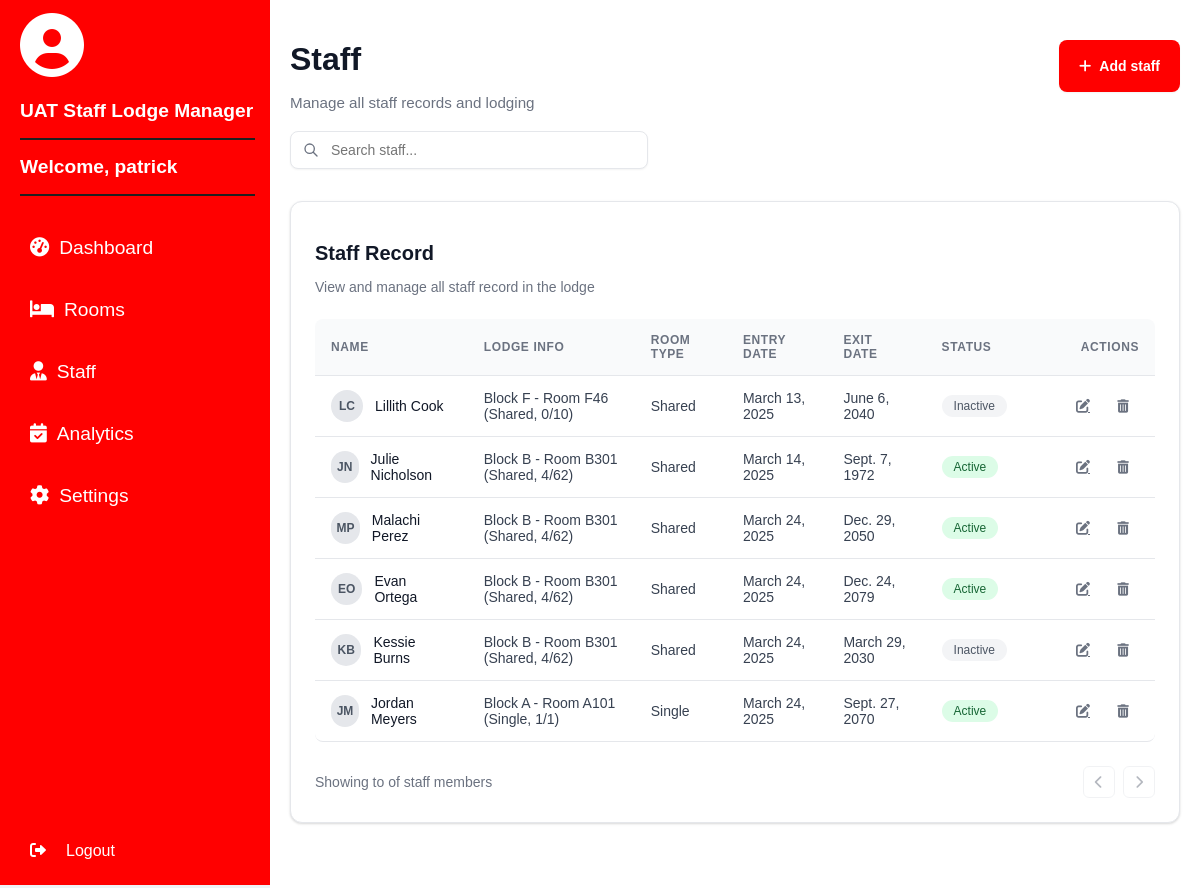
Screenshot of /staff-room/ (signed in) with the database file from the repository.
### home/models.py (models this page shows, shortened)
class Staff(models.Model):
    STATUS = [
        ('Active', 'Active'),
        ('Pending', 'Pending'),
        ('Inactive', 'Inactive'),
    ]
    ROOM_TYPES = [
        ('Single', 'Single'),
        ('Shared', 'Shared'),
    ]
    name = models.CharField(max_length=70)
    room_type = models.CharField(max_length=10, choices=ROOM_TYPES)
    room_number = models.ForeignKey(Room, on_delete=models.SET_NULL, null=True, blank=True)
    date_entry = models.DateField(auto_now_add=True)
    date_exit = models.DateField()
    status = models.CharField(max_length=10, choices=STATUS)

class Room(models.Model):
    ROOM_TYPES = [
        ('Single', 'Single'),
        ('Shared', 'Shared'),
    ]
    building = models.CharField(max_length=50)  # Manually entered building block
    room_number = models.CharField(max_length=10, unique=True)  # Manually entered room number
    room_type = models.CharField(max_length=10, choices=ROOM_TYPES)
    capacity = models.IntegerField()
    occupied = models.IntegerField(default=0)  # Tracks current number of students in the room
    def __str__(self):
        return f"{self.building} - Room {self.room_number} ({self.room_type}, {self.occupied}/{self.capacity})"

### home/views.py (the view)
# urls.py: path('staff-room/', views.staff_room, name='staff-room'),
def staff_room(request):
    staff_list = Staff.objects.all()
    return render(request, 'staff-room.html', {'staff_list': staff_list})

### home/templates/staff-room.html (shortened to what this page needs)
{% load static %}
<!DOCTYPE html>
<html lang="en">
  <head>
    <link rel="stylesheet" href="{% static 'css/staff-room.css' %}" />
    <link
      rel="stylesheet"
      href="https://cdnjs.cloudflare.com/ajax/libs/font-awesome/6.0.0/css/all.min.css"
    />
  </head>
  <body>
    <div class="dashboard-container">
      <div class="sidebar">
        <div class="sidebar-header">
          <div class="profile-pic">
            <i class="fas fa-user-circle"></i>
          </div>
          <h2>UAT Staff Lodge Manager</h2>
          <hr />
          <h2>Welcome, {{ user.username }}</h2>
          <hr />
        </div>
        <nav>
          <ul>
            <li>
              <a href="{% url 'dashboard' %}"
                ><i class="fas fa-tachometer-alt"></i> Dashboard</a
              >
            </li>
            <li>
              <a href="{% url 'admin-room' %}"
                ><i class="fas fa-bed"></i> Rooms</a
              >
            </li>
            <li>
              <a href="{% url 'staff-room' %}"
                ><i class="fas fa-user-tie"></i> Staff</a
              >
            </li>
            <li>
              <a href="#"><i class="fas fa-calendar-check"></i> Analytics</a>
            </li>
            <li>
              <a href="#"><i class="fas fa-cog"></i> Settings</a>
            </li>
          </ul>
        </nav>
        <div class="logout">
          <a href="{% url 'admin-logout' %}" class="logout-btn">
            <i class="fas fa-sign-out-alt"></i> Logout
          </a>
        </div>
      </div>
      <div class="main-content">
        <div class="title-header">
          <div class="title-text">
            <h1>Staff</h1>
            <p>Manage all staff records and lodging</p>
            <div class="search-container">
              <input
                type="text"
                class="search-bar"
                id="search-bar"
                placeholder="Search staff..."
              />
            </div>
          </div>
          <div class="btn-container">
            <a href="{% url 'add_staff' %}" class="btn" target="_blank"> <i class="fa fa-add"></i> Add staff </a>
          </div>
        </div>
        <div class="table-container">
          <h2>Staff Record</h2>
          <p>View and manage all staff record in the lodge</p>
          <table>
            <thead>
              <tr>
                <th>Name</th>
                <th>Lodge Info</th>
                <th>Room Type</th>
                <th>Entry Date</th>
                <th>Exit Date</th>
                <th>Status</th>
                <th class="actions">Actions</th>
              </tr>
            </thead>
            <tbody>
              {% if staff_list %} {% for staff in staff_list %}
              <tr>
                <td>
                  <div class="staff-avatar">
                    {{ staff.name.0 }}{{ staff.name.split.1.0 }}
                  </div>
                  <div class="staff-info">
                    <span class="staff-name">{{ staff.name }}</span>
                  </div>
                </td>
                <td>{{ staff.room_number }}</td>
                <td>{{ staff.room_type }}</td>
                <td>{{ staff.date_entry }}</td>
                <td>{{ staff.date_exit }}</td>
                <td>
                  {% if staff.status == 'Active' %}
                  <span class="status-badge status-active">Active</span>
                  {% elif staff.status == 'Inactive' %}
                  <span class="status-badge status-inactive">Inactive</span>
                  {% else %}
                  <span class="status-badge status-pending">Pending</span>
                  {% endif %}
                </td>
                <td>
                  <div class="action-buttons">
                    <a
                      href="{% url 'edit-staff' staff.name%}"
                      class="action-btn edit"
                    >
                      <i class="fas fa-edit"></i>
                    </a>
                    <form
                      action="{% url 'delete-staff' staff.name %}"
                      method="POST"
                      style="display: inline"
                    >
                      <button
                        type="submit"
                        onclick="return confirm('Are you sure you want to delete this staff record?');"
                        class="action-btn delete"
                      >
                        <i class="fas fa-trash-alt"></i>
                      </button>
                    </form>
                  </div>
                </td>
              </tr>
              {% endfor %} {% endif %}
            </tbody>
          </table>
          {% if staff_list %}
          <div class="pagination">
            <div class="pagination-info">
              Showing <strong>{{ page_obj.start_index }}</strong> to
              <strong>{{ page_obj.end_index }}</strong> of
              <strong>{{ paginator.count }}</strong> staff members
            </div>
            <div class="pagination-controls">
              {% if page_obj.has_previous %}
              <a
                href="?page={{ page_obj.previous_page_number }}"
                class="pagination-btn"
              >
                <i class="fas fa-chevron-left"></i>
              </a>
              {% else %}
              <button class="pagination-btn disabled">
                <i class="fas fa-chevron-left"></i>
              </button>
              {% endif %}
              {% if page_obj.has_next %}
              <a
                href="?page={{ page_obj.next_page_number }}"
                class="pagination-btn"
              >
                <i class="fas fa-chevron-right"></i>
              </a>
              {% else %}
              <button class="pagination-btn disabled">
                <i class="fas fa-chevron-right"></i>
              </button>
              {% endif %}
            </div>
          </div>
          {% endif %}
        </div>
      </div>
    </div>
  </body>
</html>

### rows the page displays
Staff: name.0 "L", name.split.1.0 "C", name "Lillith Cook", room_number "Block F - Room F46 (Shared, 0/10)", room_type "Shared", date_entry "March 13, 2025", date_exit "June 6, 2040", status "Inactive"
Staff: name.0 "J", name.split.1.0 "N", name "Julie Nicholson", room_number "Block B - Room B301 (Shared, 4/62)", room_type "Shared", date_entry "March 14, 2025", date_exit "Sept. 7, 1972", status "Active"
Staff: name.0 "M", name.split.1.0 "P", name "Malachi Perez", room_number "Block B - Room B301 (Shared, 4/62)", room_type "Shared", date_entry "March 24, 2025", date_exit "Dec. 29, 2050", status "Active"
Staff: name.0 "E", name.split.1.0 "O", name "Evan Ortega", room_number "Block B - Room B301 (Shared, 4/62)", room_type "Shared", date_entry "March 24, 2025", date_exit "Dec. 24, 2079", status "Active"
Staff: name.0 "K", name.split.1.0 "B", name "Kessie Burns", room_number "Block B - Room B301 (Shared, 4/62)", room_type "Shared", date_entry "March 24, 2025", date_exit "March 29, 2030", status "Inactive"
Staff: name.0 "J", name.split.1.0 "M", name "Jordan Meyers", room_number "Block A - Room A101 (Single, 1/1)", room_type "Single", date_entry "March 24, 2025", date_exit "Sept. 27, 2070", status "Active"

### other values shown
{{ user.username }} "patrick"
